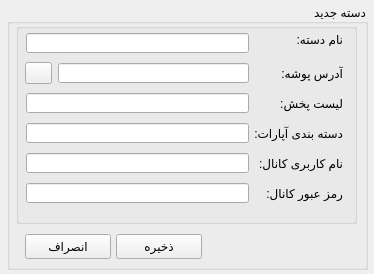
<?xml version="1.0" encoding="UTF-8"?>
<ui version="4.0">
 <class>newClassWindow</class>
 <widget class="QMainWindow" name="newClassWindow">
  <property name="windowModality">
   <enum>Qt::ApplicationModal</enum>
  </property>
  <property name="geometry">
   <rect>
    <x>0</x>
    <y>0</y>
    <width>374</width>
    <height>274</height>
   </rect>
  </property>
  <property name="minimumSize">
   <size>
    <width>374</width>
    <height>274</height>
   </size>
  </property>
  <property name="maximumSize">
   <size>
    <width>374</width>
    <height>274</height>
   </size>
  </property>
  <property name="windowTitle">
   <string>دسته جدید</string>
  </property>
  <property name="windowIcon">
   <iconset>
    <normaloff>../icons/edit.png</normaloff>../icons/edit.png</iconset>
  </property>
  <property name="layoutDirection">
   <enum>Qt::RightToLeft</enum>
  </property>
  <widget class="QWidget" name="centralwidget">
   <widget class="QGroupBox" name="mainGroupBox">
    <property name="geometry">
     <rect>
      <x>7</x>
      <y>4</y>
      <width>361</width>
      <height>266</height>
     </rect>
    </property>
    <property name="title">
     <string>دسته جدید</string>
    </property>
    <widget class="QGroupBox" name="settingGroupBox">
     <property name="geometry">
      <rect>
       <x>9</x>
       <y>19</y>
       <width>341</width>
       <height>201</height>
      </rect>
     </property>
     <property name="title">
      <string/>
     </property>
     <widget class="QLabel" name="classNameLabel">
      <property name="geometry">
       <rect>
        <x>280</x>
        <y>10</y>
        <width>47</width>
        <height>13</height>
       </rect>
      </property>
      <property name="text">
       <string>نام دسته:</string>
      </property>
     </widget>
     <widget class="QLabel" name="folderPathLabel">
      <property name="geometry">
       <rect>
        <x>216</x>
        <y>40</y>
        <width>111</width>
        <height>20</height>
       </rect>
      </property>
      <property name="text">
       <string>آدرس پوشه:</string>
      </property>
     </widget>
     <widget class="QLabel" name="usenameLabel">
      <property name="geometry">
       <rect>
        <x>216</x>
        <y>130</y>
        <width>111</width>
        <height>20</height>
       </rect>
      </property>
      <property name="text">
       <string>نام کاربری کانال:</string>
      </property>
     </widget>
     <widget class="QLabel" name="classPlaylistNameLabel">
      <property name="geometry">
       <rect>
        <x>216</x>
        <y>70</y>
        <width>111</width>
        <height>20</height>
       </rect>
      </property>
      <property name="text">
       <string>لیست پخش:</string>
      </property>
     </widget>
     <widget class="QLabel" name="classAparatCategoryLabel">
      <property name="geometry">
       <rect>
        <x>216</x>
        <y>100</y>
        <width>111</width>
        <height>20</height>
       </rect>
      </property>
      <property name="text">
       <string>دسته بندی آپارات:</string>
      </property>
     </widget>
     <widget class="QLineEdit" name="classNameLineEdit">
      <property name="geometry">
       <rect>
        <x>10</x>
        <y>10</y>
        <width>223</width>
        <height>20</height>
       </rect>
      </property>
      <property name="readOnly">
       <bool>false</bool>
      </property>
     </widget>
     <widget class="QLineEdit" name="folderPathLineEdit">
      <property name="geometry">
       <rect>
        <x>42</x>
        <y>40</y>
        <width>191</width>
        <height>20</height>
       </rect>
      </property>
      <property name="readOnly">
       <bool>false</bool>
      </property>
     </widget>
     <widget class="QLineEdit" name="classPlaylistNameLineEdit">
      <property name="geometry">
       <rect>
        <x>10</x>
        <y>70</y>
        <width>223</width>
        <height>20</height>
       </rect>
      </property>
      <property name="readOnly">
       <bool>false</bool>
      </property>
     </widget>
     <widget class="QLineEdit" name="classAparatCategoryLineEdit">
      <property name="geometry">
       <rect>
        <x>10</x>
        <y>100</y>
        <width>223</width>
        <height>20</height>
       </rect>
      </property>
      <property name="readOnly">
       <bool>false</bool>
      </property>
     </widget>
     <widget class="QLineEdit" name="usernameLineEdit">
      <property name="geometry">
       <rect>
        <x>10</x>
        <y>130</y>
        <width>223</width>
        <height>20</height>
       </rect>
      </property>
      <property name="readOnly">
       <bool>false</bool>
      </property>
     </widget>
     <widget class="QLabel" name="passwordLabel">
      <property name="geometry">
       <rect>
        <x>216</x>
        <y>160</y>
        <width>111</width>
        <height>20</height>
       </rect>
      </property>
      <property name="text">
       <string>رمز عبور کانال:</string>
      </property>
     </widget>
     <widget class="QLineEdit" name="passwordLineEdit">
      <property name="geometry">
       <rect>
        <x>10</x>
        <y>160</y>
        <width>223</width>
        <height>20</height>
       </rect>
      </property>
      <property name="readOnly">
       <bool>false</bool>
      </property>
     </widget>
    </widget>
    <widget class="QPushButton" name="cancelPushButton">
     <property name="geometry">
      <rect>
       <x>18</x>
       <y>230</y>
       <width>86</width>
       <height>25</height>
      </rect>
     </property>
     <property name="text">
      <string>انصراف</string>
     </property>
    </widget>
    <widget class="QPushButton" name="savePushButton">
     <property name="geometry">
      <rect>
       <x>109</x>
       <y>230</y>
       <width>86</width>
       <height>25</height>
      </rect>
     </property>
     <property name="text">
      <string>ذخیره</string>
     </property>
    </widget>
    <widget class="QPushButton" name="openFolderPushButton">
     <property name="geometry">
      <rect>
       <x>18</x>
       <y>58</y>
       <width>27</width>
       <height>22</height>
      </rect>
     </property>
     <property name="text">
      <string/>
     </property>
     <property name="icon">
      <iconset>
       <normaloff>../icons/open_folder.png</normaloff>../icons/open_folder.png</iconset>
     </property>
    </widget>
   </widget>
  </widget>
 </widget>
 <tabstops>
  <tabstop>classNameLineEdit</tabstop>
  <tabstop>folderPathLineEdit</tabstop>
  <tabstop>classPlaylistNameLineEdit</tabstop>
  <tabstop>classAparatCategoryLineEdit</tabstop>
  <tabstop>usernameLineEdit</tabstop>
  <tabstop>passwordLineEdit</tabstop>
  <tabstop>savePushButton</tabstop>
  <tabstop>cancelPushButton</tabstop>
 </tabstops>
 <resources/>
 <connections/>
</ui>
